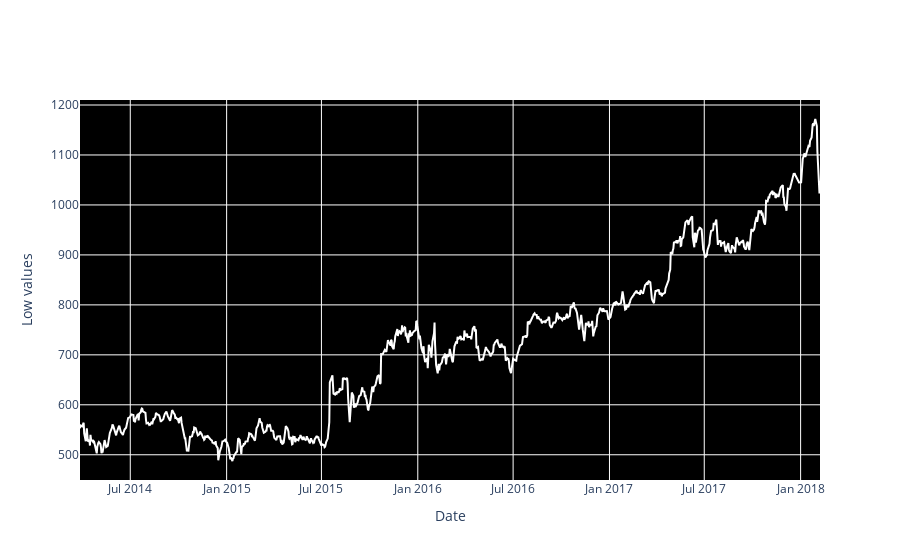

The notebook cell this image was saved under:
### Markdown cell above
# The lowest value during different Years

### Code cell
fig = go.Figure(data=go.Scatter(x=google['date'],y=google['low'], mode='lines'))
# Customize the line color
fig.update_traces(line=dict(color='white'))

# Customize the background color
fig.update_layout(plot_bgcolor='black')

# Customize the x-axis label
fig.update_layout(xaxis_title='Date')

# Customize the y-axis label
fig.update_layout(yaxis_title='Low values')

# Customize the grid line color
fig.update_layout(
    xaxis=dict(
        gridcolor='white' 
    ),
    yaxis=dict(
        gridcolor='white'  #
    )
)

fig.show()

### Figure 1 — Plotly figure (JSON) as saved in the notebook; plotly's stock layout.template omitted (floating-point values rounded to 4 significant figures; data arrays with more than 128 entries replaced by an {"elided": "..."} marker saying what was removed)
{"data": [{"line": {"color": "white"}, "mode": "lines", "type": "scatter", "x": {"elided": "975 str values"}, "y": {"elided": "975 float values"}}], "layout": {"plot_bgcolor": "black", "xaxis": {"gridcolor": "white", "title": {"text": "Date"}}, "yaxis": {"gridcolor": "white", "title": {"text": "Low values"}}}}
